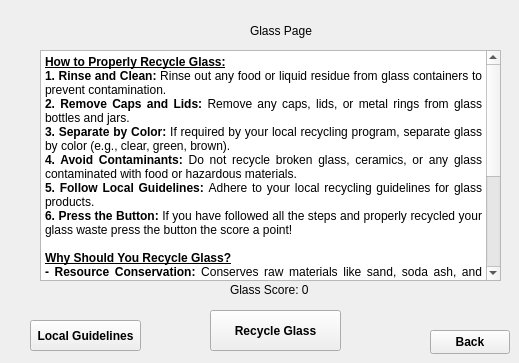
    <widget class="QWidget" name="pageGlass">
     <widget class="QLabel" name="labelGlass_2">
      <property name="geometry">
       <rect>
        <x>250</x>
        <y>20</y>
        <width>121</width>
        <height>21</height>
       </rect>
      </property>
      <property name="text">
       <string>Glass Page</string>
      </property>
     </widget>
     <widget class="QPushButton" name="pbtnBack_2">
      <property name="geometry">
       <rect>
        <x>430</x>
        <y>330</y>
        <width>80</width>
        <height>24</height>
       </rect>
      </property>
      <property name="font">
       <font>
        <bold>true</bold>
       </font>
      </property>
      <property name="text">
       <string>Back</string>
      </property>
     </widget>
     <widget class="QToolButton" name="tbtnRecycleGlass">
      <property name="geometry">
       <rect>
        <x>210</x>
        <y>310</y>
        <width>131</width>
        <height>41</height>
       </rect>
      </property>
      <property name="font">
       <font>
        <bold>true</bold>
       </font>
      </property>
      <property name="text">
       <string>Recycle Glass</string>
      </property>
     </widget>
     <widget class="QLabel" name="labelGlassScore">
      <property name="geometry">
       <rect>
        <x>230</x>
        <y>280</y>
        <width>121</width>
        <height>20</height>
       </rect>
      </property>
      <property name="text">
       <string>Glass Score: 0</string>
      </property>
     </widget>
     <widget class="QTextBrowser" name="txtGlass">
      <property name="geometry">
       <rect>
        <x>40</x>
        <y>50</y>
        <width>461</width>
        <height>231</height>
       </rect>
      </property>
      <property name="html">
       <string>&lt;!DOCTYPE HTML PUBLIC &quot;-//W3C//DTD HTML 4.0//EN&quot; &quot;http://www.w3.org/TR/REC-html40/strict.dtd&quot;&gt;
&lt;html&gt;&lt;head&gt;&lt;meta name=&quot;qrichtext&quot; content=&quot;1&quot; /&gt;&lt;meta charset=&quot;utf-8&quot; /&gt;&lt;style type=&quot;text/css&quot;&gt;
p, li { white-space: pre-wrap; }
hr { height: 1px; border-width: 0; }
li.unchecked::marker { content: &quot;\2610&quot;; }
li.checked::marker { content: &quot;\2612&quot;; }
&lt;/style&gt;&lt;/head&gt;&lt;body style=&quot; font-family:'Segoe UI'; font-size:9pt; font-weight:700; font-style:normal;&quot;&gt;
&lt;p align=&quot;justify&quot; style=&quot; margin-top:0px; margin-bottom:0px; margin-left:0px; margin-right:0px; -qt-block-indent:0; text-indent:0px;&quot;&gt;&lt;a name=&quot;wPdfLx4nVaaW2rMnVEHRL-user-message&quot;&gt;&lt;/a&gt;&lt;span style=&quot; text-decoration: underline;&quot;&gt;H&lt;/span&gt;&lt;span style=&quot; text-decoration: underline;&quot;&gt;ow to Properly Recycle Glass:&lt;/span&gt;&lt;/p&gt;
&lt;p align=&quot;justify&quot; style=&quot; margin-top:0px; margin-bottom:0px; margin-left:0px; margin-right:0px; -qt-block-indent:0; text-indent:0px;&quot;&gt;&lt;a name=&quot;wPdfLx4nVaaW2rMnVEHRL-user-message&quot;&gt;&lt;/a&gt;1. Rinse and Clean:&lt;a name=&quot;wPdfLx4nVaaW2rMnVEHRL-user-message&quot;&gt;&lt;/a&gt;&lt;span style=&quot; font-weight:400;&quot;&gt; &lt;/span&gt;&lt;span style=&quot; font-weight:400;&quot;&gt;Rinse out any food or liquid residue from glass containers to prevent contamination.&lt;/span&gt;&lt;/p&gt;
&lt;p align=&quot;justify&quot; style=&quot; margin-top:0px; margin-bottom:0px; margin-left:0px; margin-right:0px; -qt-block-indent:0; text-indent:0px;&quot;&gt;&lt;a name=&quot;wPdfLx4nVaaW2rMnVEHRL-user-message&quot;&gt;&lt;/a&gt;2. Remove Caps and Lids:&lt;a name=&quot;wPdfLx4nVaaW2rMnVEHRL-user-message&quot;&gt;&lt;/a&gt;&lt;span style=&quot; font-weight:400;&quot;&gt; &lt;/span&gt;&lt;span style=&quot; font-weight:400;&quot;&gt;Remove any caps, lids, or metal rings from glass bottles and jars.&lt;/span&gt;&lt;/p&gt;
&lt;p align=&quot;justify&quot; style=&quot; margin-top:0px; margin-bottom:0px; margin-left:0px; margin-right:0px; -qt-block-indent:0; text-indent:0px;&quot;&gt;&lt;a name=&quot;wPdfLx4nVaaW2rMnVEHRL-user-message&quot;&gt;&lt;/a&gt;3. Separate by Color:&lt;a name=&quot;wPdfLx4nVaaW2rMnVEHRL-user-message&quot;&gt;&lt;/a&gt;&lt;span style=&quot; font-weight:400;&quot;&gt; &lt;/span&gt;&lt;span style=&quot; font-weight:400;&quot;&gt;If required by your local recycling program, separate glass by color (e.g., clear, green, brown).&lt;/span&gt;&lt;/p&gt;
&lt;p align=&quot;justify&quot; style=&quot; margin-top:0px; margin-bottom:0px; margin-left:0px; margin-right:0px; -qt-block-indent:0; text-indent:0px;&quot;&gt;&lt;a name=&quot;wPdfLx4nVaaW2rMnVEHRL-user-message&quot;&gt;&lt;/a&gt;4. Avoid Contaminants:&lt;a name=&quot;wPdfLx4nVaaW2rMnVEHRL-user-message&quot;&gt;&lt;/a&gt;&lt;span style=&quot; font-weight:400;&quot;&gt; &lt;/span&gt;&lt;span style=&quot; font-weight:400;&quot;&gt;Do not recycle broken glass, ceramics, or any glass contaminated with food or hazardous materials.&lt;/span&gt;&lt;/p&gt;
&lt;p align=&quot;justify&quot; style=&quot; margin-top:0px; margin-bottom:0px; margin-left:0px; margin-right:0px; -qt-block-indent:0; text-indent:0px;&quot;&gt;&lt;a name=&quot;wPdfLx4nVaaW2rMnVEHRL-user-message&quot;&gt;&lt;/a&gt;5. Follow Local Guidelines:&lt;a name=&quot;wPdfLx4nVaaW2rMnVEHRL-user-message&quot;&gt;&lt;/a&gt;&lt;span style=&quot; font-weight:400;&quot;&gt; &lt;/span&gt;&lt;span style=&quot; font-weight:400;&quot;&gt;Adhere to your local recycling guidelines for glass products.&lt;/span&gt;&lt;/p&gt;
&lt;p align=&quot;justify&quot; style=&quot; margin-top:0px; margin-bottom:0px; margin-left:0px; margin-right:0px; -qt-block-indent:0; text-indent:0px;&quot;&gt;6. Press the Button: &lt;span style=&quot; font-weight:400;&quot;&gt;If you have followed all the steps and properly recycled your glass waste press the button the score a point!&lt;/span&gt;&lt;/p&gt;
&lt;p align=&quot;justify&quot; style=&quot;-qt-paragraph-type:empty; margin-top:0px; margin-bottom:0px; margin-left:0px; margin-right:0px; -qt-block-indent:0; text-indent:0px; font-weight:400;&quot;&gt;&lt;br /&gt;&lt;/p&gt;
&lt;p align=&quot;justify&quot; style=&quot; margin-top:0px; margin-bottom:0px; margin-left:0px; margin-right:0px; -qt-block-indent:0; text-indent:0px;&quot;&gt;&lt;a name=&quot;wPdfLx4nVaaW2rMnVEHRL-user-message&quot;&gt;&lt;/a&gt;&lt;span style=&quot; text-decoration: underline;&quot;&gt;W&lt;/span&gt;&lt;span style=&quot; text-decoration: underline;&quot;&gt;hy Should You Recycle Glass?&lt;/span&gt;&lt;/p&gt;
&lt;p align=&quot;justify&quot; style=&quot; margin-top:0px; margin-bottom:0px; margin-left:0px; margin-right:0px; -qt-block-indent:0; text-indent:0px;&quot;&gt;&lt;a name=&quot;wPdfLx4nVaaW2rMnVEHRL-user-message&quot;&gt;&lt;/a&gt;- Resource Conservation:&lt;a name=&quot;wPdfLx4nVaaW2rMnVEHRL-user-message&quot;&gt;&lt;/a&gt;&lt;span style=&quot; font-weight:400;&quot;&gt; &lt;/span&gt;&lt;span style=&quot; font-weight:400;&quot;&gt;Conserves raw materials like sand, soda ash, and limestone.&lt;/span&gt;&lt;/p&gt;
&lt;p align=&quot;justify&quot; style=&quot; margin-top:0px; margin-bottom:0px; margin-left:0px; margin-right:0px; -qt-block-indent:0; text-indent:0px;&quot;&gt;&lt;a name=&quot;wPdfLx4nVaaW2rMnVEHRL-user-message&quot;&gt;&lt;/a&gt;- Energy Savings:&lt;a name=&quot;wPdfLx4nVaaW2rMnVEHRL-user-message&quot;&gt;&lt;/a&gt;&lt;span style=&quot; font-weight:400;&quot;&gt; &lt;/span&gt;&lt;span style=&quot; font-weight:400;&quot;&gt;Melting recycled glass uses less energy compared to making new glass from raw materials.&lt;/span&gt;&lt;/p&gt;
&lt;p align=&quot;justify&quot; style=&quot; margin-top:0px; margin-bottom:0px; margin-left:0px; margin-right:0px; -qt-block-indent:0; text-indent:0px;&quot;&gt;&lt;a name=&quot;wPdfLx4nVaaW2rMnVEHRL-user-message&quot;&gt;&lt;/a&gt;- Landfill Reduction:&lt;a name=&quot;wPdfLx4nVaaW2rMnVEHRL-user-message&quot;&gt;&lt;/a&gt;&lt;span style=&quot; font-weight:400;&quot;&gt; &lt;/span&gt;&lt;span style=&quot; font-weight:400;&quot;&gt;Reduces the amount of glass waste that ends up in landfills.&lt;/span&gt;&lt;/p&gt;
&lt;p align=&quot;justify&quot; style=&quot; margin-top:0px; margin-bottom:0px; margin-left:0px; margin-right:0px; -qt-block-indent:0; text-indent:0px;&quot;&gt;&lt;a name=&quot;wPdfLx4nVaaW2rMnVEHRL-user-message&quot;&gt;&lt;/a&gt;- Environmental Protection:&lt;a name=&quot;wPdfLx4nVaaW2rMnVEHRL-user-message&quot;&gt;&lt;/a&gt;&lt;span style=&quot; font-weight:400;&quot;&gt; &lt;/span&gt;&lt;span style=&quot; font-weight:400;&quot;&gt;Minimizes the environmental impact by reducing the need for new raw materials and energy.&lt;/span&gt;&lt;/p&gt;
&lt;p align=&quot;justify&quot; style=&quot; margin-top:0px; margin-bottom:0px; margin-left:0px; margin-right:0px; -qt-block-indent:0; text-indent:0px;&quot;&gt;&lt;a name=&quot;wPdfLx4nVaaW2rMnVEHRL-user-message&quot;&gt;&lt;/a&gt;- Economic Benefits:&lt;a name=&quot;wPdfLx4nVaaW2rMnVEHRL-user-message&quot;&gt;&lt;/a&gt;&lt;span style=&quot; font-weight:400;&quot;&gt; &lt;/span&gt;&lt;span style=&quot; font-weight:400;&quot;&gt;Supports the recycling industry and creates jobs.&lt;/span&gt;&lt;/p&gt;
&lt;p align=&quot;justify&quot; style=&quot;-qt-paragraph-type:empty; margin-top:0px; margin-bottom:0px; margin-left:0px; margin-right:0px; -qt-block-indent:0; text-indent:0px; font-weight:400;&quot;&gt;&lt;br /&gt;&lt;/p&gt;
&lt;p style=&quot; margin-top:0px; margin-bottom:0px; margin-left:0px; margin-right:0px; -qt-block-indent:0; text-indent:0px;&quot;&gt;&lt;span style=&quot; font-weight:400;&quot;&gt;By properly recycling glass, we can contribute to a sustainable future and reduce our environmental footprint. 🌍♻️&lt;/span&gt;&lt;/p&gt;
&lt;p align=&quot;justify&quot; style=&quot;-qt-paragraph-type:empty; margin-top:0px; margin-bottom:0px; margin-left:0px; margin-right:0px; -qt-block-indent:0; text-indent:0px; font-weight:400;&quot;&gt;&lt;br /&gt;&lt;/p&gt;&lt;/body&gt;&lt;/html&gt;</string>
      </property>
     </widget>
     <widget class="QPushButton" name="pbtnLink_2">
      <property name="geometry">
       <rect>
        <x>30</x>
        <y>320</y>
        <width>111</width>
        <height>31</height>
       </rect>
      </property>
      <property name="font">
       <font>
        <bold>true</bold>
       </font>
      </property>
      <property name="text">
       <string>Local Guidelines</string>
      </property>
     </widget>
    </widget>
